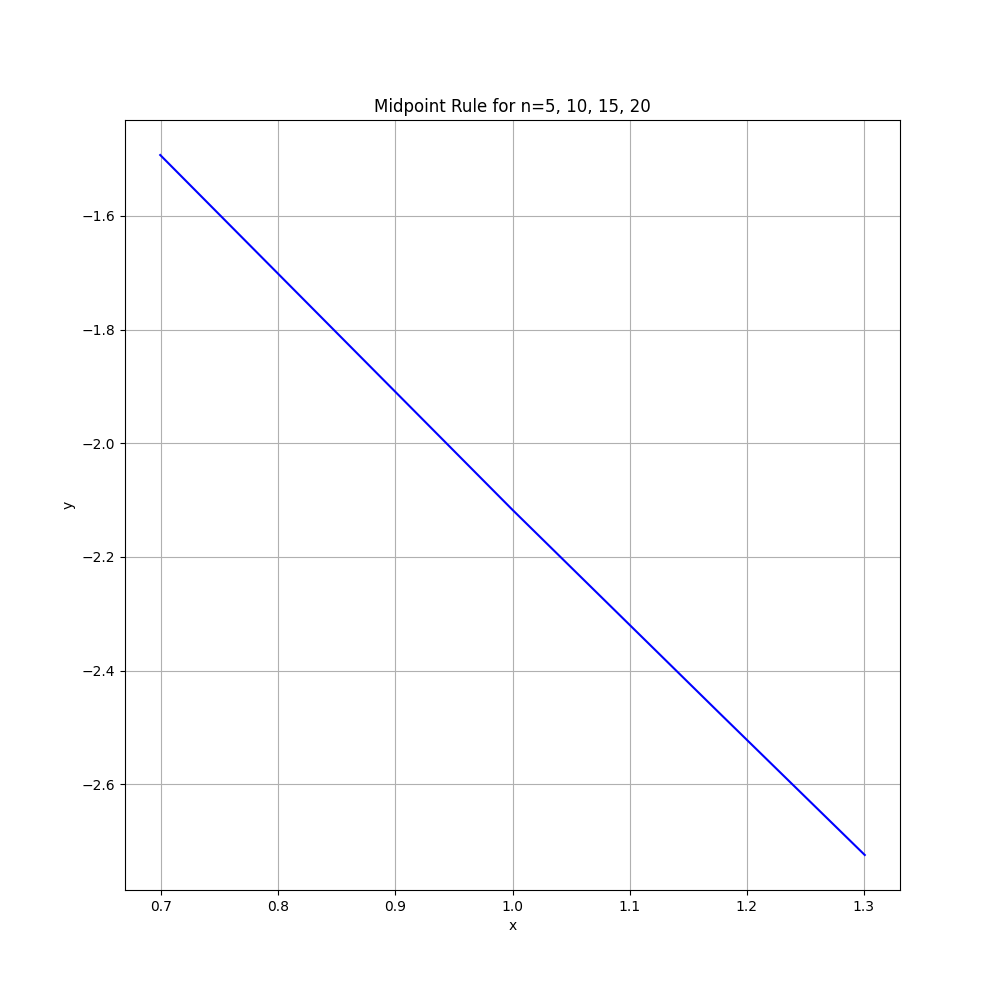

Generate this figure with Python:
import numpy as np
import matplotlib.pyplot as plt

f = lambda x: 2*x*np.exp(-1*x**2)

def midpoint(a, b, n):
    """
    midpoint rule numerical integral implementation
    a: interval start
    b: interval end
    n: number of steps
    return: numerical integral evaluation
    """

    # initialize result variable
    res = 0

    # calculate number of steps
    h = (b - a) / n

    # starting midpoint
    x = a + (h / 2)

    # evaluate f(x) at subsequent midpoints
    for _ in range(n):
        res += f(x)
        x += h

    # multiply final result by step size
    return h * res


I = -1*np.exp(-9)+np.exp(0)
print(I)

mid_n = np.zeros(4)
n_array = np.array([5, 10, 15, 20])
for i in range(4):
    mid_n[i] = midpoint(0, 3, n_array[i])

print(mid_n)
x_axis = np.log10(n_array)
#for i in range(4):
#    x_axis[i] = np.log10(n[i])
print(x_axis)    
y1 = np.zeros(4)
for i in range(4):
    y1[i] = np.log10(np.abs(mid_n[i] - I))

print(y1)


alpha_1 = (y1[2]-y1[0])/(np.log10(5)-np.log10(15))
print('alpha1=', alpha_1)


fig = plt.figure(figsize = (12,8))
plt.plot(x_axis, y1, 'b', label = "mid_5")
plt.title('Midpoint Rule for n=5, 10, 15, 20')  
plt.grid()
plt.xlabel('x')
plt.ylabel('y')
plt.savefig("ex2_midpoint")
plt.show()